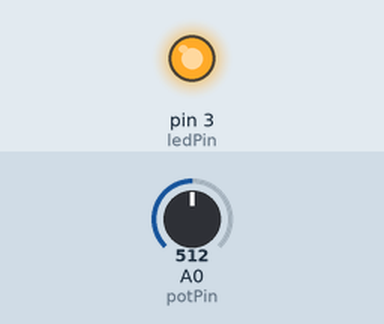
This sketch was run on a simulated Arduino Uno, built with avr-gcc and run on an emulated ATmega328P. Shown: output pins drawn as LEDs (lit = HIGH). The test bench sets the inputs (shaded band); at power-on: A0 (potPin) = 512.

Above: at 1.3 s.
1.4 s: A0 (potPin) set to 0
At 2.1 s:
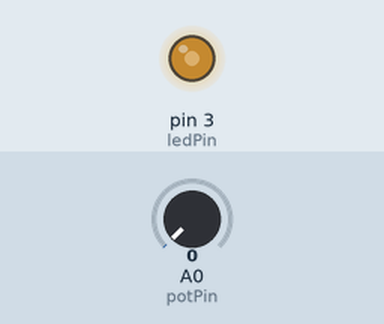
3.0 s: A0 (potPin) set to 122
At 3.18 s:
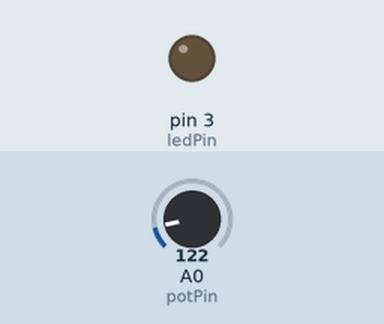
Timing chart, 0 to 12.1 s (numbered marks = the images above; inputs shaded):
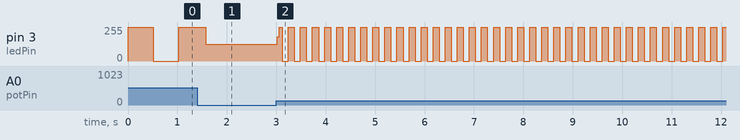

Measured:
- after the input at 3.0 s, pin 3 (ledPin): 126/255 → 181/255 at once, then moves between 0/255 and 255/255, repeating every 0.49 s

The sketch:

Deneme13-Analog_Tekrar.ino
```cpp
/*
Potansiyometrenin ayar ucu bize dönükken:
sağ bacağı +
sol bacağı - kutbunda
orta bacağı analog A0 çıkışında
(+ ile - yer değiştirdiğinde sadece sağdan sola ya da soldan
sağa ledin parlaklığını artırıp azaltma ayarı değişir.)
----------------------------------------------------------
Ledin + bacağı PWM digital noktasında.Yaklaşık işaretiyle
işaretlenen pinler... - Bacağı 330ohm ile - kutbuna bağlı
---------------------------------------------------------
Digital pinler için 10 bitlik hafıza saklı. 0-1023 arası
değerlerle işlem yapılabilir (2^10)

Analog pinler için 8 bitlik hafıza ayrılmış durumda 0-255
arası değerlede işlem yapılabilir (2^8)

Dolayısıyla analogWrite komutu kullanılacaksa ve digital bilgi
analog bilgiye çevirilecekse   state=analogRead(potPin / 4);
şeklinde bilgi okunması sağlanabilir.
----------------------------------------------------------
*/
int ledPin = 3;
int potPin = A0;
int state;

void setup() {
  // put your setup code here, to run once:
  pinMode(ledPin, OUTPUT);
  pinMode(potPin, INPUT);
}

void loop() {
  // put your main code here, to run repeatedly:
  state=analogRead(potPin);
  digitalWrite(ledPin,HIGH);
  delay(state);

  state=analogRead(potPin);
  digitalWrite(ledPin,LOW);
  delay(state);
}
```
